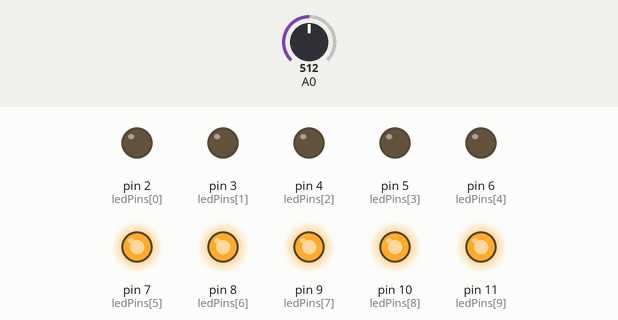
Recording of a sketch running on a simulated Arduino Uno, built with avr-gcc and run on an emulated ATmega328P. Shown: output pins drawn as LEDs (lit = HIGH). The inputs (shaded band) are chosen by the test bench; at power-on: A0 = 512.

Above: at 1.2 s.
1.3 s: A0 set to 599
2.8 s: A0 set to 628
At 3.4 s:
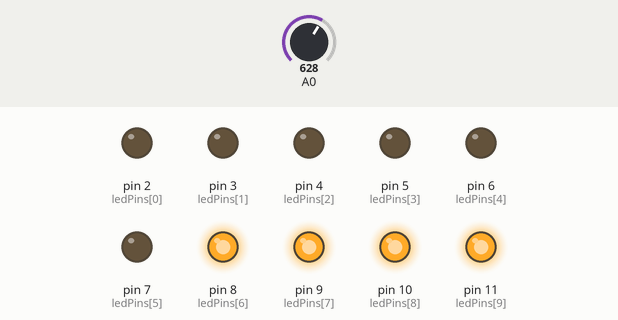
4.3 s: A0 set to 511
At 5.5 s:
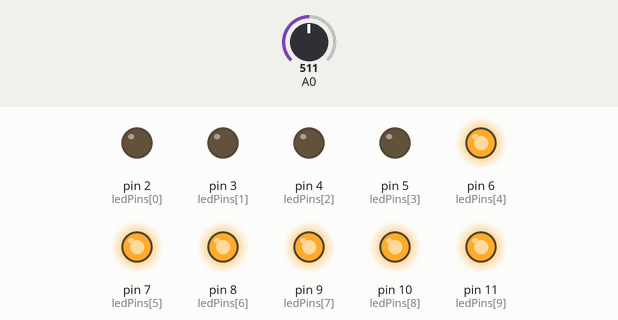
5.8 s: A0 set to 417
7.3 s: A0 set to 400
At 8.0 s:
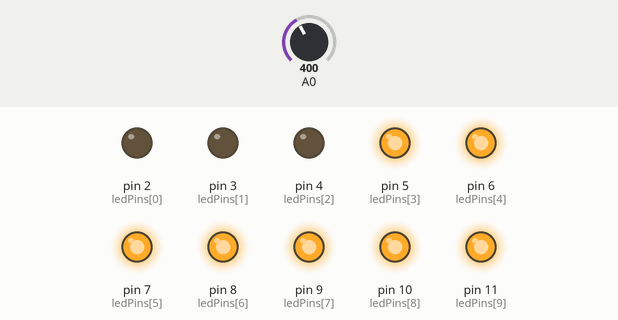
8.8 s: A0 set to 716
At 9.2 s:
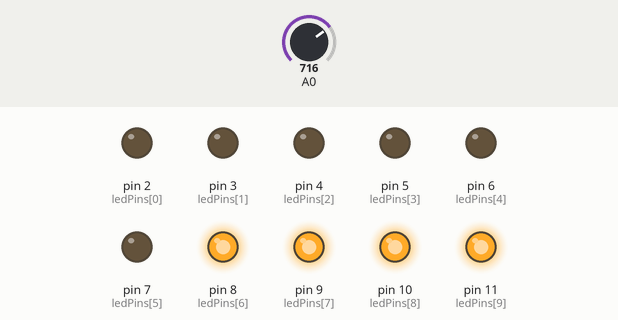
Timing chart, 0 to 11.3 s (numbered marks = the images above; inputs shaded):
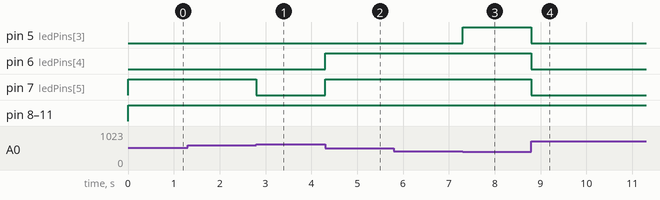

The sketch:

LED_Bargraph.ino
```cpp
/*************************************
 * Program : Project 8. Analog Input Tampilan Bargraph LED
 * Input   : Potensiometer
 * Output  : LED Bargraph 8 LED
 * 125 Proyek Arduino Inkubatek
 * www.tokotronik.com
 * ***********************************/
const int ledCount = 10;
int adc0;

int ledPins[] = {
  2, 3, 4, 5, 6, 7, 8, 9, 10, 11
};


void setup() {
  for (int Led = 0; Led < ledCount; Led++) {
    pinMode(ledPins[Led], OUTPUT);
  }

}

void loop() {
  adc0 = analogRead(A0);
  int ledLevel = map(adc0, 0, 1023, 0, ledCount);
  for (int Led = 0; Led < ledCount; Led++) {
    if (Led < ledLevel) {
      digitalWrite(ledPins[Led], LOW);
    }

    else {
      digitalWrite(ledPins[Led], HIGH);
    }
  }
}
```

Measured:
- the behaviour switches between 613 and 614 on A0 (found by bisection; images 0 and 1)
- the behaviour switches between 410 and 409 on A0 (found by bisection; images 2 and 3)
- after the input at 1.3 s, every drawn part: stays the same
- after the input at 2.8 s, pin 7 (ledPins[5]): HIGH → LOW at once
- after the input at 4.3 s, pin 6 (ledPins[4]), pin 7 (ledPins[5]): LOW → HIGH at once
- after the input at 5.8 s, every drawn part: stays the same
- after the input at 7.3 s, pin 5 (ledPins[3]): LOW → HIGH at once
- after the input at 8.8 s, pin 5 (ledPins[3]), pin 6 (ledPins[4]), pin 7 (ledPins[5]): HIGH → LOW at once
